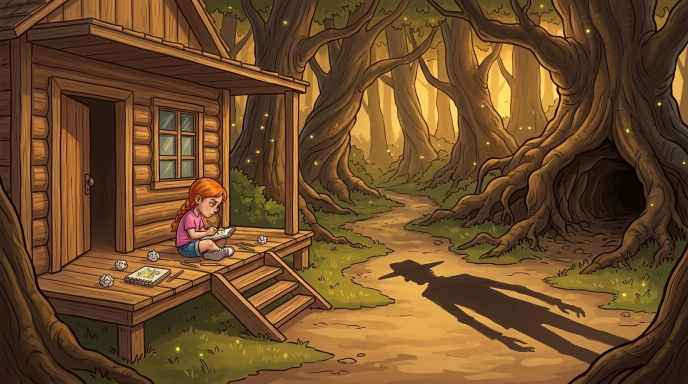
#> input picture assets/ui/cena1.jpg, 1376 x 768 px, found by its file name (shown at 1/2 size)
$ python cards.py
#> lines starting #> are read from the running program, lines starting #| are printed output that depends on the picture
"""Cartelas animadas do trailer de 1min30 (Encontre-a · Episódio 1).
Cada cartela vira um .mp4 1280x720 30fps em /tmp/vid/seg2/.
Uso: python3 cards.py [nome ...]   (sem nomes = todas)
Nada aqui mostra ou cita quem levou a Isis."""
import sys, subprocess, math
from PIL import Image, ImageDraw, ImageFont, ImageFilter

R = '/home/claude/find-her-godot/'
OUT = '/tmp/vid/seg2/'
F = '/tmp/vid/fonts/'
W, H, FPS = 1280, 720, 30
GOLD = (242, 210, 138)
CREAM = (240, 228, 200)
YEL = (255, 214, 77)
INK = (30, 15, 5)


def font(n, s):
    return ImageFont.truetype(F + n + '.ttf', s)


def ease(t):
    t = max(0.0, min(1.0, t))
    return t * t * (3 - 2 * t)


# [18 lines left out: functions ramp, cover, not called in this run]


def text_layer(lines):
    """lines: [(texto, fonte, cor, y, contorno)] -> RGBA"""
    L = Image.new('RGBA', (W, H), (0, 0, 0, 0))
    d = ImageDraw.Draw(L)
    for t, f, c, y, st in lines:
        d.text((W / 2, y), t, font=f, fill=c, anchor='mm', stroke_width=st, stroke_fill=INK)
    return L


# [9 lines left out: function over, not called in this run]


def vignette():
    v = Image.new('L', (W, H), 0)
#> v: PIL image 1280x720 L; every value is 0
    d = ImageDraw.Draw(v)
    d.ellipse([-W * .25, -H * .35, W * 1.25, H * 1.35], fill=255)
    v = v.filter(ImageFilter.GaussianBlur(140))
#> v: PIL image 1280x720 L; every value is 255
    blk = Image.new('RGBA', (W, H), (0, 0, 0, 0))
#> blk: PIL image 1280x720 RGBA; every value is 0
    blk.putalpha(v.point(lambda p: int((255 - p) * .8)))
    return blk


VIG = None
BAND = None


def writer(name, dur):
    p = subprocess.Popen(['ffmpeg', '-v', 'error', '-y', '-f', 'rawvideo', '-pix_fmt', 'rgb24', '-s', '%dx%d' % (W, H),
                          '-r', str(FPS), '-i', '-', '-c:v', 'libx264', '-preset', 'medium', '-crf', '18',
                          '-pix_fmt', 'yuv420p', '-r', str(FPS), OUT + name + '.mp4'], stdin=subprocess.PIPE)
    n = int(round(dur * FPS))
    return p, n


def render(name, dur, frame, fade_in=.3, fade_out=.3):
    p, n = writer(name, dur)
    for i in range(n):
        t = i / FPS
        im = frame(t)
        k = min(1.0, ease(t / fade_in) if fade_in else 1, ease((dur - t) / fade_out) if fade_out else 1)
        if k < 1:
            im = Image.blend(Image.new('RGB', (W, H)), im, k)
        p.stdin.write(im.tobytes())
    p.stdin.close()
    p.wait()
    print(name, dur)


# [18 lines left out: functions framed_panel, balloon, not called in this run]


# ---------------------------------------------------------------- cartelas
def abertura():
    """Isis desenhando na varanda; a câmera desliza até a sombra."""
    src = Image.open(R + 'assets/ui/cena1.jpg').convert('RGB')
    s = 820 / src.height
    big = src.resize((int(src.width * s), 820), Image.LANCZOS)  # 1469x820
    t1 = text_layer([('Toda tarde, a Isis desenhava na varanda...', font('Lora-Italic', 40), CREAM, 640, 3)])
    t2 = text_layer([('Até que, numa dessas tardes...', font('Lora-Italic', 40), CREAM, 640, 3)])
    dur = 8.0

    # [17 lines left out: function fr, not called in this run]
    render('abertura', dur, fr, .8, .25)


# [170 lines left out: functions sumiu, titulo, pergunta, quadro, trio, pista and 2 more, not called in this run]


JOBS = {
    'abertura': abertura,
    'sumiu': sumiu,
    'titulo': titulo,
    'pista': pista,
    'q_cipo': lambda: quadro('q_cipo', 'cipo', 'assets/bg/bosque.jpg', 'Um lápis lá no alto... ela passou por aqui!'),
    'p_quem': lambda: pergunta('p_quem', 'QUEM A LEVOU?', '', 1.8, 'assets/bg/tarde.jpg'),
    'q_colmeia': lambda: quadro('q_colmeia', 'colmeia_a', 'assets/bg/tarde.jpg', 'Abelhas! Corre, Tomé!', 2.0),
    'q_toxico': lambda: quadro('q_toxico', 'toxico', 'assets/bg/pantano.jpg', 'Essa água... alguém envenenou o brejo?', 2.2),
    'reis': lambda: trio('reis', ['javali_a', 'gaviao_a', 'urso_a'], 'assets/bg/tarde.jpg', 'OS REIS DO BOSQUE',
                         'Eles guardam o caminho... mas a mando de quem?'),
    'q_mergulho': lambda: quadro('q_mergulho', 'mergulho', 'assets/bg/pantano.jpg', 'Lá no fundo tem alguma coisa brilhando...', 2.2),
    'p_onde': lambda: pergunta('p_onde', 'PARA ONDE?', '', 1.8, 'assets/bg/pantano.jpg'),
    'q_jangada': lambda: quadro('q_jangada', 'jangada', 'assets/bg/pantano.jpg', 'Segura firme... que correnteza!', 2.0),
    'q_neve': lambda: quadro('q_neve', 'neve', 'assets/bg/neve.jpg', 'Brrr... aguenta firme, Isis!', 2.0),
    'q_pipoca': lambda: quadro('q_pipoca', 'pipoca', 'assets/bg/neve.jpg', 'Pipoca! Você sentiu o cheiro dela?', 2.2),
    'q_aviao': lambda: quadro('q_aviao', 'aviao_b', 'assets/bg/neve.jpg', 'Daqui de cima eu vejo a mina!', 2.0),
    'p_porque': lambda: pergunta('p_porque', 'E POR QUÊ?', '', 1.8, 'assets/bg/noite.jpg'),
    'q_mina': lambda: quadro('q_mina', 'mina', 'assets/bg/noite.jpg', 'Escuro demais... ainda bem que eu trouxe a lanterna.', 2.4),
    'q_bola': lambda: quadro('q_bola', 'bola_b', 'assets/bg/noite.jpg', 'Uma pedra gigante! Corre!', 1.8),
    'final': final,
    'caps': caps,
}

if __name__ == '__main__':
    import os
    os.makedirs(OUT, exist_ok=True)
    os.makedirs('/tmp/vid/cards', exist_ok=True)
    VIG = vignette()
    BAND = Image.new('RGBA', (W, H), (0, 0, 0, 0))
    for yy in range(H - 200, H):
        ImageDraw.Draw(BAND).line([(0, yy), (W, yy)], fill=(0, 0, 0, int(170 * (yy - H + 200) / 200)))
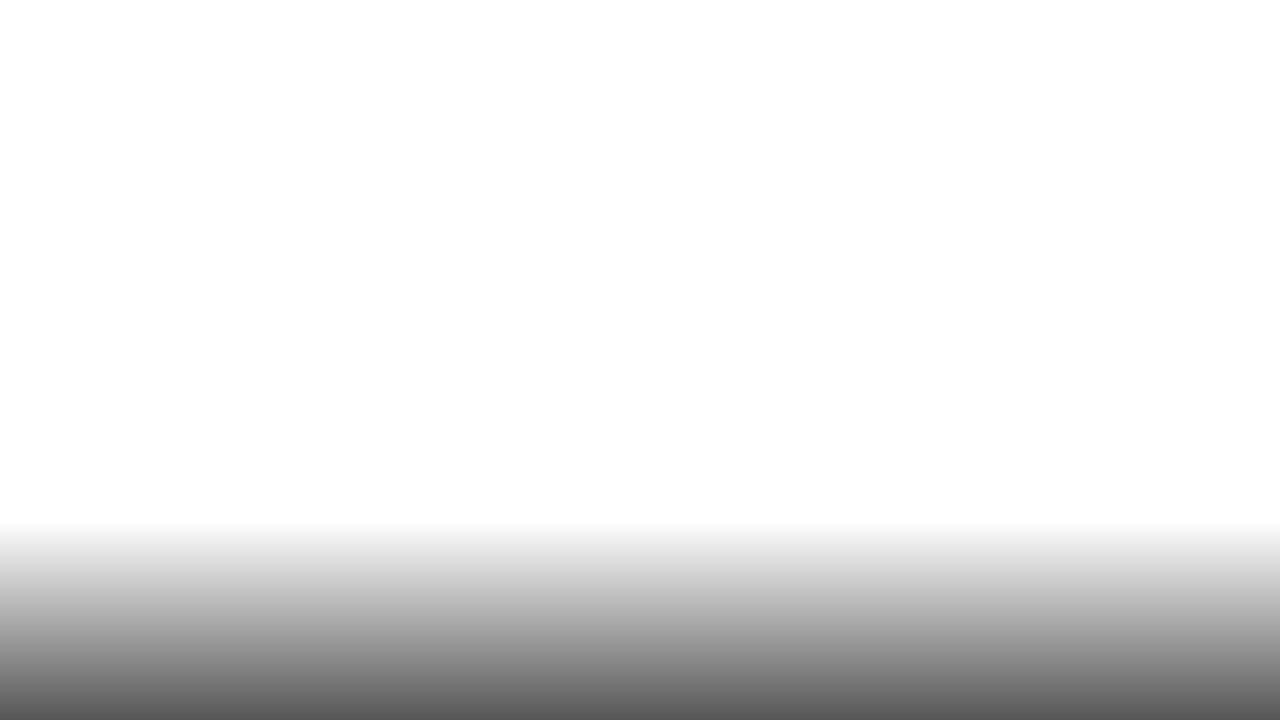
#> BAND: PIL image 1280x720 RGBA; mean R, G, B, A 0, 0, 0, 23.4; transparent parts drawn white
    for k in (sys.argv[1:] or list(JOBS)):
#> (the run stopped early here; a loop or call above may not have finished)
